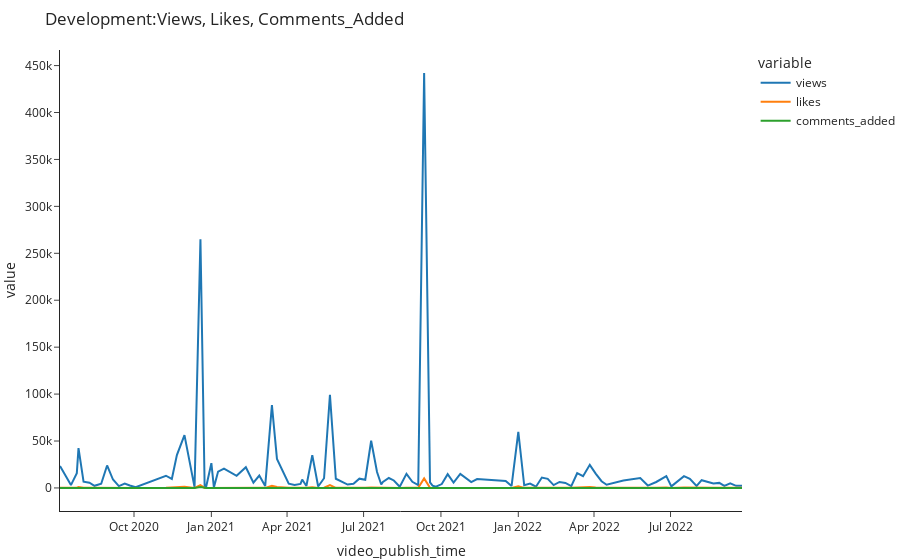

Here is the notebook cell this chart was saved with:
### Code cell
def plot_timeseries(df: pd.DataFrame, columns):
    df = df.set_index('video_publish_time').sort_index()
    fig = px.line(
        df,
        x=df.index,
        y=columns,
        template='simple_white',
        hover_name='video_title',
        title=f"Development:{', '.join(columns).title()}"
    )
    fig.update_layout(hovermode='x unified', margin=dict(l=0, r=0, t=50, b=5))
    return fig

fig = plot_timeseries(df, columns=['views', 'likes', 'comments_added'])
fig

### Figure 1 — Plotly figure (JSON) as saved in the notebook; plotly's stock layout.template omitted (floating-point values rounded to 4 significant figures)
{"data": [{"hovertemplate": "<b>%{hovertext}</b><br><br>variable=views<br>video_publish_time=%{x}<br>value=%{y}<extra></extra>", "hovertext": ["📈 How To Get Stock Data In Excel By Using VBA | Step-by-Step Tutorial", "💻 How To Create A GUI In Python Using Tkinter To Display COVID19 Stats | Step-by-Step Tutorial", "How To Create An Interactive Gantt Diagram In Python Using Plotly & Excel | Step-by-Step Tutorial", "How To Execute A Python Script From Excel Using VBA | Step-by-Step Tutorial [EASY]", "How To Create A Treemap & Sunburst Chart In Python Using Plotly & Excel | Tutorial [EASY] 💻", "How To Create An Animated Bar Chart (Bar Race) In Python Using Plotly & Excel | Tutorial [EASY] 💻", "How To Create A Waterfall Chart In Python Using Plotly & Excel | Tutorial [EASY] 💻", "How To Create A Pie Chart In Python Using Plotly & Excel | Tutorial [EASY] 💻", "How To Create A Word Cloud In Python | Tutorial [EASY] 💻", "How to Get Stock Data & Export It To Excel Using Python | Tutorial [EASY] 💻", "How To Create A GUI Program In Python Using Tkinter (EASY) 💻 | Fun Fact Generator", "📈 How To Create A Candlestick Chart In Python Using Plotly | Tutorial [EASY]", "How To Create A Bar Race Animation Using Excel And Python | Tutorial [EASY] 💻", "Excel Template To Create Interactive Waterfall Charts | Combines VBA + Python 💻", "Send WhatsApp Messages From Excel With VBA Using Twilio | Step-by-Step Tutorial 💬", "Turn Your Excel Worksheet Into An Exploratory Data Analysis Report In Just 3 Lines Of Python Code 🔥", "How To Send SMS Messages From Excel With VBA | Step-by-Step Tutorial 💬", "How To Automate Excel Using Python | Combine Files & Create Charts 🤓", "Create Hand Drawn Charts In Excel Using Python (Fast & Easy) | Cutecharts Tutorial 📊", "How To Send WhatsApp Messages From Excel Using VBA (Free & Easy) 📲", "How To Create An Interactive Population Pyramid in Python Using Plotly (Fast & Easy)", "Create Gauge & Bullet Charts In 3 Seconds Using Excel and Python 🐍 | Free Excel Template", "Send Daily Push Notifications to Your Phone Using Python | Build A New Year's Resolution BOT (fast)", "Quick Tip: Excel VBA Debugging", "Install Miniconda (Python) with Jupyter Notebook and Setting Up Virtual Environments on Windows 10", "How to Export WhatsApp Chat History to Excel using Python 📲 (fast & easy) | Android and iOS", "Solve Real-World Data Science Tasks in Python | Data Analysis with Pandas & Plotly (Full Tutorial)", "How to Run Python in an Open Excel Workbook (EASY) | Combine Excel & Python | xlwings Tutorial", "Read Messy & Poorly Structured Excel Files Using Pandas (Python)", "Replace Excel Vlookup in Python Using Pandas (fast & easy) | Pandas Merge Tutorial", "Pull Stock Data & Export It To Excel Using Python #shorts", "Turn Your Excel File Into A Web App With Python (fast & easy) | Streamlit Tutorial", "Deploy Your Streamlit Web App on Heroku For Free (fast & easy)", "Build a Dividend & Portfolio Tracker in Excel by using Python [Free Template]", "Build a Weather App in Excel by using Python", "How to Merge Multiple PDF Files in Excel Using Python (fast & easy)", "What is this channel all about...", "How To Create Pandas Dataframe From Clipboard #Shorts", "Automating Word Documents from Excel Using Python | ‘docxtpl’ Tutorial", "Create A Liquid (Water Polo) Chart From Excel Data in Python | ‘PyeCharts’ Tutorials", "Split Excel Data into Multiple Files by Column Values using Python (fast & easy)", "How to Create an Excel Data Entry Form in 10 Minutes Using Python (No VBA) | Easy & Simple", "How To Send Bulk SMS From Excel With TWILIO + VBA [Free Template]", "Python: Split Each Excel Sheet Into Separate Files (fast & easy)", "Excel SUMIFS, COUNTIFS & AVERAGEIFS in PYTHON (Pandas Library)", "How to Send Push Notifications to Your Phone Using Excel & VBA", "Build a Web App to Group & Plot Excel Files in Python with Streamlit", "Python: Combine All Excel Files in a Folder into One Workbook", "Send BULK SMS From Your OWN Number Using EXCEL [Free Template]", "Python: Copy Data From Multiple Files to Master File | Read/Write Closed Excel Files Using Openpyxl", "How To Remove “Made with Streamlit”, Hamburger Icon Menu & Streamlit Header", "Send Bulk Emails From Your Gmail Account Using Excel VBA (with Attachments) | FREE TEMPLATE 😎", "Combine Excel & Python | Execute a Python Script from Excel using xlwings | Works on Windows & macOS", "FREE Excel Add-in to Boost Your Productivity", "Python: Group Excel Sheets & Save Them As Separate Workbooks", "How To Execute An Excel VBA Macro From Python", "Integrate Lottie Animations Inside Your Streamlit App!", "Create A Pandas Dataframe Right Inside Excel", "Turn An Excel Sheet Into An Interactive Dashboard Using Python (Streamlit)", "How To Add A Contact Form To Your Streamlit App", "How To Save Cookies & Login Data In Selenium VBA (Chrome Webdriver)", "Automate Tinder with EXCEL | Step-By-Step Tutorial", "4 Pandas Functions That I Wish I Knew Earlier", "Automate Excel Reporting Using Python (Real-Life-Example) | Pandas, Plotly, Xlwings Tutorial", "How to use the Pathlib Module in Python | QuickStart Guide for Beginners", "How To Easily Insert Python Charts Into Excel", "Create and Distribute Excel Files using Python and Outlook | Automate Excel with Python", "Python: How to Loop Through Folders and Subfolders", "Is PYTHON or VBA better? Which language should you learn? 🤔", "Add a snowflake animation to your streamlit web app (quick & easy)", "Build a Website in only 12 minutes using Python & Streamlit", "How to Split Each Excel Sheet Into a Separate File Using Python", "Find & Replace Values in Multiple Excel Files using Python (fast & easy)", "Save Excel Values From Each Worksheet In A Separate File", "Export Pandas DataFrames to new & existing Excel workbook", "Create a Data Entry Form for MS Word in 10 Minutes using Python | PySimpleGUI & docxtpl Tutorial", "How to Merge Excel Files with Different Headers in Python", "Generate MS Word documents in bulk based on an Excel list using Python", "Supercharge Excel With Python 🚀", "Weighted Average Calculation in Pandas", "The EASIEST way to insert a NAVIGATION into your Streamlit app", "Download All Messages & Attachments From Outlook Using Python", "Turn Your Excel Data Into An Interactive Dashboard Using Python | Pyecharts Tutorial", "Compare Two Excel Sheets with Different Number of Rows and Find Differences using Python", "Make a GUI with just ONE LINE of code using Python", "Merge multiple PDF files based on their name using Python (Real-World Example)", "Turn Your Excel Sheet Into An Interactive Application Using Python (Full Project)", "How to Add a User Authentication Service (Login Form) in Streamlit", "Execute a Python Script from Excel using the MyToolBelt add-in", "How to Add a User Authentication Service (Login Form) in Streamlit + Database", "Build A Streamlit Web App From Scratch (incl. NoSQL Database + interactive Sankey chart) 🚀", "How to Lock Cells in Excel using Python 🔒 (by Cell Color, Font Style, Formula or Cell Value)", "Create an advanced GUI app with PySimpleGUI (Full Tutorial)", "How to create a Streamlit Multi-Page Web App", "Export a Pandas Dataframe to Excel with Document Properties", "Run SQL queries in EXCEL (just like a normal Excel formula 🤯)", "Automate Emails Using Python! Build An Automatic Payment Reminder & Schedule Your Scripts Online", "Build A Digital Resume Using Python & Streamlit", "Convert the content from multiple TXT or CSV files into Excel using Python (Real-World Example)", "5 Little Known Pandas Features 🤓", "Deploy Your Streamlit App To Render (Free Heroku Alternative)", "The EASIEST way to load multiple EXCEL sheets in PANDAS"], "legendgroup": "views", "line": {"color": "#1F77B4", "dash": "solid"}, "marker": {"symbol": "circle"}, "mode": "lines", "name": "views", "orientation": "v", "showlegend": true, "type": "scatter", "x": ["2020-07-05T00:00:00", "2020-07-18T00:00:00", "2020-07-25T00:00:00", "2020-07-27T00:00:00", "2020-08-02T00:00:00", "2020-08-09T00:00:00", "2020-08-15T00:00:00", "2020-08-23T00:00:00", "2020-08-30T00:00:00", "2020-09-06T00:00:00", "2020-09-13T00:00:00", "2020-09-20T00:00:00", "2020-09-26T00:00:00", "2020-10-03T00:00:00", "2020-11-08T00:00:00", "2020-11-15T00:00:00", "2020-11-21T00:00:00", "2020-11-30T00:00:00", "2020-12-12T00:00:00", "2020-12-19T00:00:00", "2020-12-24T00:00:00", "2020-12-26T00:00:00", "2021-01-01T00:00:00", "2021-01-04T00:00:00", "2021-01-09T00:00:00", "2021-01-16T00:00:00", "2021-01-31T00:00:00", "2021-02-11T00:00:00", "2021-02-20T00:00:00", "2021-02-27T00:00:00", "2021-03-06T00:00:00", "2021-03-14T00:00:00", "2021-03-20T00:00:00", "2021-04-03T00:00:00", "2021-04-10T00:00:00", "2021-04-17T00:00:00", "2021-04-19T00:00:00", "2021-04-24T00:00:00", "2021-05-01T00:00:00", "2021-05-08T00:00:00", "2021-05-15T00:00:00", "2021-05-22T00:00:00", "2021-05-29T00:00:00", "2021-06-05T00:00:00", "2021-06-12T00:00:00", "2021-06-19T00:00:00", "2021-06-26T00:00:00", "2021-07-03T00:00:00", "2021-07-10T00:00:00", "2021-07-17T00:00:00", "2021-07-22T00:00:00", "2021-07-24T00:00:00", "2021-07-31T00:00:00", "2021-08-06T00:00:00", "2021-08-13T00:00:00", "2021-08-21T00:00:00", "2021-08-28T00:00:00", "2021-09-04T00:00:00", "2021-09-11T00:00:00", "2021-09-18T00:00:00", "2021-09-21T00:00:00", "2021-09-25T00:00:00", "2021-10-02T00:00:00", "2021-10-09T00:00:00", "2021-10-16T00:00:00", "2021-10-24T00:00:00", "2021-11-06T00:00:00", "2021-11-13T00:00:00", "2021-12-17T00:00:00", "2021-12-24T00:00:00", "2022-01-01T00:00:00", "2022-01-08T00:00:00", "2022-01-15T00:00:00", "2022-01-22T00:00:00", "2022-01-29T00:00:00", "2022-02-05T00:00:00", "2022-02-12T00:00:00", "2022-02-19T00:00:00", "2022-02-26T00:00:00", "2022-03-05T00:00:00", "2022-03-12T00:00:00", "2022-03-19T00:00:00", "2022-03-27T00:00:00", "2022-04-03T00:00:00", "2022-04-10T00:00:00", "2022-04-16T00:00:00", "2022-05-06T00:00:00", "2022-05-26T00:00:00", "2022-06-04T00:00:00", "2022-06-14T00:00:00", "2022-06-26T00:00:00", "2022-07-02T00:00:00", "2022-07-17T00:00:00", "2022-07-24T00:00:00", "2022-08-01T00:00:00", "2022-08-07T00:00:00", "2022-08-21T00:00:00", "2022-08-28T00:00:00", "2022-09-03T00:00:00", "2022-09-10T00:00:00", "2022-09-17T00:00:00", "2022-09-24T00:00:00"], "xaxis": "x", "y": [23304, 3058, 15731, 42471, 6604, 5534, 2307, 4465, 23941, 8966, 1994, 4666, 2610, 806, 13026, 9606, 35044, 56273, 904, 265002, 2121, 2159, 26379, 621, 17415, 20518, 12911, 22070, 5555, 13245, 1961, 88223, 30941, 4550, 3197, 4257, 8974, 2137, 34943, 1538, 10331, 99259, 9781, 6659, 3584, 4498, 9875, 8719, 50270, 17039, 3708, 6397, 10585, 7972, 1322, 14967, 6600, 3001, 442044, 5976, 2436, 1343, 4129, 14713, 5783, 15027, 6170, 9416, 7523, 2087, 59870, 2866, 4685, 1360, 11057, 9668, 3068, 6382, 5343, 1957, 15711, 12532, 24612, 15348, 7158, 3432, 7829, 10576, 2554, 6365, 12591, 1688, 12537, 9704, 2111, 8268, 4800, 5400, 2143, 4979, 2238, 2221], "yaxis": "y"}, {"hovertemplate": "<b>%{hovertext}</b><br><br>variable=likes<br>video_publish_time=%{x}<br>value=%{y}<extra></extra>", "hovertext": ["📈 How To Get Stock Data In Excel By Using VBA | Step-by-Step Tutorial", "💻 How To Create A GUI In Python Using Tkinter To Display COVID19 Stats | Step-by-Step Tutorial", "How To Create An Interactive Gantt Diagram In Python Using Plotly & Excel | Step-by-Step Tutorial", "How To Execute A Python Script From Excel Using VBA | Step-by-Step Tutorial [EASY]", "How To Create A Treemap & Sunburst Chart In Python Using Plotly & Excel | Tutorial [EASY] 💻", "How To Create An Animated Bar Chart (Bar Race) In Python Using Plotly & Excel | Tutorial [EASY] 💻", "How To Create A Waterfall Chart In Python Using Plotly & Excel | Tutorial [EASY] 💻", "How To Create A Pie Chart In Python Using Plotly & Excel | Tutorial [EASY] 💻", "How To Create A Word Cloud In Python | Tutorial [EASY] 💻", "How to Get Stock Data & Export It To Excel Using Python | Tutorial [EASY] 💻", "How To Create A GUI Program In Python Using Tkinter (EASY) 💻 | Fun Fact Generator", "📈 How To Create A Candlestick Chart In Python Using Plotly | Tutorial [EASY]", "How To Create A Bar Race Animation Using Excel And Python | Tutorial [EASY] 💻", "Excel Template To Create Interactive Waterfall Charts | Combines VBA + Python 💻", "Send WhatsApp Messages From Excel With VBA Using Twilio | Step-by-Step Tutorial 💬", "Turn Your Excel Worksheet Into An Exploratory Data Analysis Report In Just 3 Lines Of Python Code 🔥", "How To Send SMS Messages From Excel With VBA | Step-by-Step Tutorial 💬", "How To Automate Excel Using Python | Combine Files & Create Charts 🤓", "Create Hand Drawn Charts In Excel Using Python (Fast & Easy) | Cutecharts Tutorial 📊", "How To Send WhatsApp Messages From Excel Using VBA (Free & Easy) 📲", "How To Create An Interactive Population Pyramid in Python Using Plotly (Fast & Easy)", "Create Gauge & Bullet Charts In 3 Seconds Using Excel and Python 🐍 | Free Excel Template", "Send Daily Push Notifications to Your Phone Using Python | Build A New Year's Resolution BOT (fast)", "Quick Tip: Excel VBA Debugging", "Install Miniconda (Python) with Jupyter Notebook and Setting Up Virtual Environments on Windows 10", "How to Export WhatsApp Chat History to Excel using Python 📲 (fast & easy) | Android and iOS", "Solve Real-World Data Science Tasks in Python | Data Analysis with Pandas & Plotly (Full Tutorial)", "How to Run Python in an Open Excel Workbook (EASY) | Combine Excel & Python | xlwings Tutorial", "Read Messy & Poorly Structured Excel Files Using Pandas (Python)", "Replace Excel Vlookup in Python Using Pandas (fast & easy) | Pandas Merge Tutorial", "Pull Stock Data & Export It To Excel Using Python #shorts", "Turn Your Excel File Into A Web App With Python (fast & easy) | Streamlit Tutorial", "Deploy Your Streamlit Web App on Heroku For Free (fast & easy)", "Build a Dividend & Portfolio Tracker in Excel by using Python [Free Template]", "Build a Weather App in Excel by using Python", "How to Merge Multiple PDF Files in Excel Using Python (fast & easy)", "What is this channel all about...", "How To Create Pandas Dataframe From Clipboard #Shorts", "Automating Word Documents from Excel Using Python | ‘docxtpl’ Tutorial", "Create A Liquid (Water Polo) Chart From Excel Data in Python | ‘PyeCharts’ Tutorials", "Split Excel Data into Multiple Files by Column Values using Python (fast & easy)", "How to Create an Excel Data Entry Form in 10 Minutes Using Python (No VBA) | Easy & Simple", "How To Send Bulk SMS From Excel With TWILIO + VBA [Free Template]", "Python: Split Each Excel Sheet Into Separate Files (fast & easy)", "Excel SUMIFS, COUNTIFS & AVERAGEIFS in PYTHON (Pandas Library)", "How to Send Push Notifications to Your Phone Using Excel & VBA", "Build a Web App to Group & Plot Excel Files in Python with Streamlit", "Python: Combine All Excel Files in a Folder into One Workbook", "Send BULK SMS From Your OWN Number Using EXCEL [Free Template]", "Python: Copy Data From Multiple Files to Master File | Read/Write Closed Excel Files Using Openpyxl", "How To Remove “Made with Streamlit”, Hamburger Icon Menu & Streamlit Header", "Send Bulk Emails From Your Gmail Account Using Excel VBA (with Attachments) | FREE TEMPLATE 😎", "Combine Excel & Python | Execute a Python Script from Excel using xlwings | Works on Windows & macOS", "FREE Excel Add-in to Boost Your Productivity", "Python: Group Excel Sheets & Save Them As Separate Workbooks", "How To Execute An Excel VBA Macro From Python", "Integrate Lottie Animations Inside Your Streamlit App!", "Create A Pandas Dataframe Right Inside Excel", "Turn An Excel Sheet Into An Interactive Dashboard Using Python (Streamlit)", "How To Add A Contact Form To Your Streamlit App", "How To Save Cookies & Login Data In Selenium VBA (Chrome Webdriver)", "Automate Tinder with EXCEL | Step-By-Step Tutorial", "4 Pandas Functions That I Wish I Knew Earlier", "Automate Excel Reporting Using Python (Real-Life-Example) | Pandas, Plotly, Xlwings Tutorial", "How to use the Pathlib Module in Python | QuickStart Guide for Beginners", "How To Easily Insert Python Charts Into Excel", "Create and Distribute Excel Files using Python and Outlook | Automate Excel with Python", "Python: How to Loop Through Folders and Subfolders", "Is PYTHON or VBA better? Which language should you learn? 🤔", "Add a snowflake animation to your streamlit web app (quick & easy)", "Build a Website in only 12 minutes using Python & Streamlit", "How to Split Each Excel Sheet Into a Separate File Using Python", "Find & Replace Values in Multiple Excel Files using Python (fast & easy)", "Save Excel Values From Each Worksheet In A Separate File", "Export Pandas DataFrames to new & existing Excel workbook", "Create a Data Entry Form for MS Word in 10 Minutes using Python | PySimpleGUI & docxtpl Tutorial", "How to Merge Excel Files with Different Headers in Python", "Generate MS Word documents in bulk based on an Excel list using Python", "Supercharge Excel With Python 🚀", "Weighted Average Calculation in Pandas", "The EASIEST way to insert a NAVIGATION into your Streamlit app", "Download All Messages & Attachments From Outlook Using Python", "Turn Your Excel Data Into An Interactive Dashboard Using Python | Pyecharts Tutorial", "Compare Two Excel Sheets with Different Number of Rows and Find Differences using Python", "Make a GUI with just ONE LINE of code using Python", "Merge multiple PDF files based on their name using Python (Real-World Example)", "Turn Your Excel Sheet Into An Interactive Application Using Python (Full Project)", "How to Add a User Authentication Service (Login Form) in Streamlit", "Execute a Python Script from Excel using the MyToolBelt add-in", "How to Add a User Authentication Service (Login Form) in Streamlit + Database", "Build A Streamlit Web App From Scratch (incl. NoSQL Database + interactive Sankey chart) 🚀", "How to Lock Cells in Excel using Python 🔒 (by Cell Color, Font Style, Formula or Cell Value)", "Create an advanced GUI app with PySimpleGUI (Full Tutorial)", "How to create a Streamlit Multi-Page Web App", "Export a Pandas Dataframe to Excel with Document Properties", "Run SQL queries in EXCEL (just like a normal Excel formula 🤯)", "Automate Emails Using Python! Build An Automatic Payment Reminder & Schedule Your Scripts Online", "Build A Digital Resume Using Python & Streamlit", "Convert the content from multiple TXT or CSV files into Excel using Python (Real-World Example)", "5 Little Known Pandas Features 🤓", "Deploy Your Streamlit App To Render (Free Heroku Alternative)", "The EASIEST way to load multiple EXCEL sheets in PANDAS"], "legendgroup": "likes", "line": {"color": "#FF7F0E", "dash": "solid"}, "marker": {"symbol": "circle"}, "mode": "lines", "name": "likes", "orientation": "v", "showlegend": true, "type": "scatter", "visible": true, "x": ["2020-07-05T00:00:00", "2020-07-18T00:00:00", "2020-07-25T00:00:00", "2020-07-27T00:00:00", "2020-08-02T00:00:00", "2020-08-09T00:00:00", "2020-08-15T00:00:00", "2020-08-23T00:00:00", "2020-08-30T00:00:00", "2020-09-06T00:00:00", "2020-09-13T00:00:00", "2020-09-20T00:00:00", "2020-09-26T00:00:00", "2020-10-03T00:00:00", "2020-11-08T00:00:00", "2020-11-15T00:00:00", "2020-11-21T00:00:00", "2020-11-30T00:00:00", "2020-12-12T00:00:00", "2020-12-19T00:00:00", "2020-12-24T00:00:00", "2020-12-26T00:00:00", "2021-01-01T00:00:00", "2021-01-04T00:00:00", "2021-01-09T00:00:00", "2021-01-16T00:00:00", "2021-01-31T00:00:00", "2021-02-11T00:00:00", "2021-02-20T00:00:00", "2021-02-27T00:00:00", "2021-03-06T00:00:00", "2021-03-14T00:00:00", "2021-03-20T00:00:00", "2021-04-03T00:00:00", "2021-04-10T00:00:00", "2021-04-17T00:00:00", "2021-04-19T00:00:00", "2021-04-24T00:00:00", "2021-05-01T00:00:00", "2021-05-08T00:00:00", "2021-05-15T00:00:00", "2021-05-22T00:00:00", "2021-05-29T00:00:00", "2021-06-05T00:00:00", "2021-06-12T00:00:00", "2021-06-19T00:00:00", "2021-06-26T00:00:00", "2021-07-03T00:00:00", "2021-07-10T00:00:00", "2021-07-17T00:00:00", "2021-07-22T00:00:00", "2021-07-24T00:00:00", "2021-07-31T00:00:00", "2021-08-06T00:00:00", "2021-08-13T00:00:00", "2021-08-21T00:00:00", "2021-08-28T00:00:00", "2021-09-04T00:00:00", "2021-09-11T00:00:00", "2021-09-18T00:00:00", "2021-09-21T00:00:00", "2021-09-25T00:00:00", "2021-10-02T00:00:00", "2021-10-09T00:00:00", "2021-10-16T00:00:00", "2021-10-24T00:00:00", "2021-11-06T00:00:00", "2021-11-13T00:00:00", "2021-12-17T00:00:00", "2021-12-24T00:00:00", "2022-01-01T00:00:00", "2022-01-08T00:00:00", "2022-01-15T00:00:00", "2022-01-22T00:00:00", "2022-01-29T00:00:00", "2022-02-05T00:00:00", "2022-02-12T00:00:00", "2022-02-19T00:00:00", "2022-02-26T00:00:00", "2022-03-05T00:00:00", "2022-03-12T00:00:00", "2022-03-19T00:00:00", "2022-03-27T00:00:00", "2022-04-03T00:00:00", "2022-04-10T00:00:00", "2022-04-16T00:00:00", "2022-05-06T00:00:00", "2022-05-26T00:00:00", "2022-06-04T00:00:00", "2022-06-14T00:00:00", "2022-06-26T00:00:00", "2022-07-02T00:00:00", "2022-07-17T00:00:00", "2022-07-24T00:00:00", "2022-08-01T00:00:00", "2022-08-07T00:00:00", "2022-08-21T00:00:00", "2022-08-28T00:00:00", "2022-09-03T00:00:00", "2022-09-10T00:00:00", "2022-09-17T00:00:00", "2022-09-24T00:00:00"], "xaxis": "x", "y": [304, 42, 258, 883, 147, 119, 62, 58, 377, 158, 46, 92, 74, 25, 119, 301, 362, 1377, 48, 3057, 55, 49, 512, 14, 317, 271, 414, 393, 196, 345, 89, 2398, 966, 140, 87, 103, 47, 139, 745, 70, 237, 3112, 164, 86, 105, 109, 321, 171, 537, 373, 115, 135, 210, 294, 38, 261, 239, 124, 10175, 128, 46, 45, 360, 414, 256, 438, 270, 308, 271, 58, 1897, 102, 178, 50, 231, 421, 125, 238, 218, 93, 538, 364, 896, 385, 311, 154, 315, 392, 105, 203, 468, 56, 424, 246, 96, 338, 235, 280, 95, 293, 142, 134], "yaxis": "y"}, {"hovertemplate": "<b>%{hovertext}</b><br><br>variable=comments_added<br>video_publish_time=%{x}<br>value=%{y}<extra></extra>", "hovertext": ["📈 How To Get Stock Data In Excel By Using VBA | Step-by-Step Tutorial", "💻 How To Create A GUI In Python Using Tkinter To Display COVID19 Stats | Step-by-Step Tutorial", "How To Create An Interactive Gantt Diagram In Python Using Plotly & Excel | Step-by-Step Tutorial", "How To Execute A Python Script From Excel Using VBA | Step-by-Step Tutorial [EASY]", "How To Create A Treemap & Sunburst Chart In Python Using Plotly & Excel | Tutorial [EASY] 💻", "How To Create An Animated Bar Chart (Bar Race) In Python Using Plotly & Excel | Tutorial [EASY] 💻", "How To Create A Waterfall Chart In Python Using Plotly & Excel | Tutorial [EASY] 💻", "How To Create A Pie Chart In Python Using Plotly & Excel | Tutorial [EASY] 💻", "How To Create A Word Cloud In Python | Tutorial [EASY] 💻", "How to Get Stock Data & Export It To Excel Using Python | Tutorial [EASY] 💻", "How To Create A GUI Program In Python Using Tkinter (EASY) 💻 | Fun Fact Generator", "📈 How To Create A Candlestick Chart In Python Using Plotly | Tutorial [EASY]", "How To Create A Bar Race Animation Using Excel And Python | Tutorial [EASY] 💻", "Excel Template To Create Interactive Waterfall Charts | Combines VBA + Python 💻", "Send WhatsApp Messages From Excel With VBA Using Twilio | Step-by-Step Tutorial 💬", "Turn Your Excel Worksheet Into An Exploratory Data Analysis Report In Just 3 Lines Of Python Code 🔥", "How To Send SMS Messages From Excel With VBA | Step-by-Step Tutorial 💬", "How To Automate Excel Using Python | Combine Files & Create Charts 🤓", "Create Hand Drawn Charts In Excel Using Python (Fast & Easy) | Cutecharts Tutorial 📊", "How To Send WhatsApp Messages From Excel Using VBA (Free & Easy) 📲", "How To Create An Interactive Population Pyramid in Python Using Plotly (Fast & Easy)", "Create Gauge & Bullet Charts In 3 Seconds Using Excel and Python 🐍 | Free Excel Template", "Send Daily Push Notifications to Your Phone Using Python | Build A New Year's Resolution BOT (fast)", "Quick Tip: Excel VBA Debugging", "Install Miniconda (Python) with Jupyter Notebook and Setting Up Virtual Environments on Windows 10", "How to Export WhatsApp Chat History to Excel using Python 📲 (fast & easy) | Android and iOS", "Solve Real-World Data Science Tasks in Python | Data Analysis with Pandas & Plotly (Full Tutorial)", "How to Run Python in an Open Excel Workbook (EASY) | Combine Excel & Python | xlwings Tutorial", "Read Messy & Poorly Structured Excel Files Using Pandas (Python)", "Replace Excel Vlookup in Python Using Pandas (fast & easy) | Pandas Merge Tutorial", "Pull Stock Data & Export It To Excel Using Python #shorts", "Turn Your Excel File Into A Web App With Python (fast & easy) | Streamlit Tutorial", "Deploy Your Streamlit Web App on Heroku For Free (fast & easy)", "Build a Dividend & Portfolio Tracker in Excel by using Python [Free Template]", "Build a Weather App in Excel by using Python", "How to Merge Multiple PDF Files in Excel Using Python (fast & easy)", "What is this channel all about...", "How To Create Pandas Dataframe From Clipboard #Shorts", "Automating Word Documents from Excel Using Python | ‘docxtpl’ Tutorial", "Create A Liquid (Water Polo) Chart From Excel Data in Python | ‘PyeCharts’ Tutorials", "Split Excel Data into Multiple Files by Column Values using Python (fast & easy)", "How to Create an Excel Data Entry Form in 10 Minutes Using Python (No VBA) | Easy & Simple", "How To Send Bulk SMS From Excel With TWILIO + VBA [Free Template]", "Python: Split Each Excel Sheet Into Separate Files (fast & easy)", "Excel SUMIFS, COUNTIFS & AVERAGEIFS in PYTHON (Pandas Library)", "How to Send Push Notifications to Your Phone Using Excel & VBA", "Build a Web App to Group & Plot Excel Files in Python with Streamlit", "Python: Combine All Excel Files in a Folder into One Workbook", "Send BULK SMS From Your OWN Number Using EXCEL [Free Template]", "Python: Copy Data From Multiple Files to Master File | Read/Write Closed Excel Files Using Openpyxl", "How To Remove “Made with Streamlit”, Hamburger Icon Menu & Streamlit Header", "Send Bulk Emails From Your Gmail Account Using Excel VBA (with Attachments) | FREE TEMPLATE 😎", "Combine Excel & Python | Execute a Python Script from Excel using xlwings | Works on Windows & macOS", "FREE Excel Add-in to Boost Your Productivity", "Python: Group Excel Sheets & Save Them As Separate Workbooks", "How To Execute An Excel VBA Macro From Python", "Integrate Lottie Animations Inside Your Streamlit App!", "Create A Pandas Dataframe Right Inside Excel", "Turn An Excel Sheet Into An Interactive Dashboard Using Python (Streamlit)", "How To Add A Contact Form To Your Streamlit App", "How To Save Cookies & Login Data In Selenium VBA (Chrome Webdriver)", "Automate Tinder with EXCEL | Step-By-Step Tutorial", "4 Pandas Functions That I Wish I Knew Earlier", "Automate Excel Reporting Using Python (Real-Life-Example) | Pandas, Plotly, Xlwings Tutorial", "How to use the Pathlib Module in Python | QuickStart Guide for Beginners", "How To Easily Insert Python Charts Into Excel", "Create and Distribute Excel Files using Python and Outlook | Automate Excel with Python", "Python: How to Loop Through Folders and Subfolders", "Is PYTHON or VBA better? Which language should you learn? 🤔", "Add a snowflake animation to your streamlit web app (quick & easy)", "Build a Website in only 12 minutes using Python & Streamlit", "How to Split Each Excel Sheet Into a Separate File Using Python", "Find & Replace Values in Multiple Excel Files using Python (fast & easy)", "Save Excel Values From Each Worksheet In A Separate File", "Export Pandas DataFrames to new & existing Excel workbook", "Create a Data Entry Form for MS Word in 10 Minutes using Python | PySimpleGUI & docxtpl Tutorial", "How to Merge Excel Files with Different Headers in Python", "Generate MS Word documents in bulk based on an Excel list using Python", "Supercharge Excel With Python 🚀", "Weighted Average Calculation in Pandas", "The EASIEST way to insert a NAVIGATION into your Streamlit app", "Download All Messages & Attachments From Outlook Using Python", "Turn Your Excel Data Into An Interactive Dashboard Using Python | Pyecharts Tutorial", "Compare Two Excel Sheets with Different Number of Rows and Find Differences using Python", "Make a GUI with just ONE LINE of code using Python", "Merge multiple PDF files based on their name using Python (Real-World Example)", "Turn Your Excel Sheet Into An Interactive Application Using Python (Full Project)", "How to Add a User Authentication Service (Login Form) in Streamlit", "Execute a Python Script from Excel using the MyToolBelt add-in", "How to Add a User Authentication Service (Login Form) in Streamlit + Database", "Build A Streamlit Web App From Scratch (incl. NoSQL Database + interactive Sankey chart) 🚀", "How to Lock Cells in Excel using Python 🔒 (by Cell Color, Font Style, Formula or Cell Value)", "Create an advanced GUI app with PySimpleGUI (Full Tutorial)", "How to create a Streamlit Multi-Page Web App", "Export a Pandas Dataframe to Excel with Document Properties", "Run SQL queries in EXCEL (just like a normal Excel formula 🤯)", "Automate Emails Using Python! Build An Automatic Payment Reminder & Schedule Your Scripts Online", "Build A Digital Resume Using Python & Streamlit", "Convert the content from multiple TXT or CSV files into Excel using Python (Real-World Example)", "5 Little Known Pandas Features 🤓", "Deploy Your Streamlit App To Render (Free Heroku Alternative)", "The EASIEST way to load multiple EXCEL sheets in PANDAS"], "legendgroup": "comments_added", "line": {"color": "#2CA02C", "dash": "solid"}, "marker": {"symbol": "circle"}, "mode": "lines", "name": "comments_added", "orientation": "v", "showlegend": true, "type": "scatter", "x": ["2020-07-05T00:00:00", "2020-07-18T00:00:00", "2020-07-25T00:00:00", "2020-07-27T00:00:00", "2020-08-02T00:00:00", "2020-08-09T00:00:00", "2020-08-15T00:00:00", "2020-08-23T00:00:00", "2020-08-30T00:00:00", "2020-09-06T00:00:00", "2020-09-13T00:00:00", "2020-09-20T00:00:00", "2020-09-26T00:00:00", "2020-10-03T00:00:00", "2020-11-08T00:00:00", "2020-11-15T00:00:00", "2020-11-21T00:00:00", "2020-11-30T00:00:00", "2020-12-12T00:00:00", "2020-12-19T00:00:00", "2020-12-24T00:00:00", "2020-12-26T00:00:00", "2021-01-01T00:00:00", "2021-01-04T00:00:00", "2021-01-09T00:00:00", "2021-01-16T00:00:00", "2021-01-31T00:00:00", "2021-02-11T00:00:00", "2021-02-20T00:00:00", "2021-02-27T00:00:00", "2021-03-06T00:00:00", "2021-03-14T00:00:00", "2021-03-20T00:00:00", "2021-04-03T00:00:00", "2021-04-10T00:00:00", "2021-04-17T00:00:00", "2021-04-19T00:00:00", "2021-04-24T00:00:00", "2021-05-01T00:00:00", "2021-05-08T00:00:00", "2021-05-15T00:00:00", "2021-05-22T00:00:00", "2021-05-29T00:00:00", "2021-06-05T00:00:00", "2021-06-12T00:00:00", "2021-06-19T00:00:00", "2021-06-26T00:00:00", "2021-07-03T00:00:00", "2021-07-10T00:00:00", "2021-07-17T00:00:00", "2021-07-22T00:00:00", "2021-07-24T00:00:00", "2021-07-31T00:00:00", "2021-08-06T00:00:00", "2021-08-13T00:00:00", "2021-08-21T00:00:00", "2021-08-28T00:00:00", "2021-09-04T00:00:00", "2021-09-11T00:00:00", "2021-09-18T00:00:00", "2021-09-21T00:00:00", "2021-09-25T00:00:00", "2021-10-02T00:00:00", "2021-10-09T00:00:00", "2021-10-16T00:00:00", "2021-10-24T00:00:00", "2021-11-06T00:00:00", "2021-11-13T00:00:00", "2021-12-17T00:00:00", "2021-12-24T00:00:00", "2022-01-01T00:00:00", "2022-01-08T00:00:00", "2022-01-15T00:00:00", "2022-01-22T00:00:00", "2022-01-29T00:00:00", "2022-02-05T00:00:00", "2022-02-12T00:00:00", "2022-02-19T00:00:00", "2022-02-26T00:00:00", "2022-03-05T00:00:00", "2022-03-12T00:00:00", "2022-03-19T00:00:00", "2022-03-27T00:00:00", "2022-04-03T00:00:00", "2022-04-10T00:00:00", "2022-04-16T00:00:00", "2022-05-06T00:00:00", "2022-05-26T00:00:00", "2022-06-04T00:00:00", "2022-06-14T00:00:00", "2022-06-26T00:00:00", "2022-07-02T00:00:00", "2022-07-17T00:00:00", "2022-07-24T00:00:00", "2022-08-01T00:00:00", "2022-08-07T00:00:00", "2022-08-21T00:00:00", "2022-08-28T00:00:00", "2022-09-03T00:00:00", "2022-09-10T00:00:00", "2022-09-17T00:00:00", "2022-09-24T00:00:00"], "xaxis": "x", "y": [58, 9, 25, 59, 13, 7, 5, 13, 23, 15, 3, 6, 7, 6, 31, 10, 53, 41, 5, 885, 5, 2, 26, 2, 20, 46, 40, 24, 20, 28, 4, 77, 114, 21, 8, 19, 8, 10, 66, 6, 54, 207, 58, 23, 9, 17, 23, 20, 158, 20, 10, 46, 17, 49, 12, 32, 24, 8, 192, 8, 6, 7, 33, 32, 21, 33, 34, 21, 23, 3, 105, 21, 28, 6, 30, 62, 15, 53, 12, 6, 46, 53, 64, 27, 30, 17, 20, 66, 11, 35, 42, 10, 31, 32, 6, 22, 24, 23, 14, 11, 18, 11], "yaxis": "y"}], "layout": {"autosize": true, "hovermode": "x unified", "legend": {"title": {"text": "variable"}, "tracegroupgap": 0}, "margin": {"b": 5, "l": 0, "r": 0, "t": 50}, "title": {"text": "Development:Views, Likes, Comments_Added"}, "xaxis": {"anchor": "y", "autorange": true, "domain": [0, 1], "range": ["2020-07-05", "2022-09-24"], "title": {"text": "video_publish_time"}, "type": "date"}, "yaxis": {"anchor": "x", "autorange": true, "domain": [0, 1], "range": [-24560.0, 466600.0], "title": {"text": "value"}, "type": "linear"}}}
